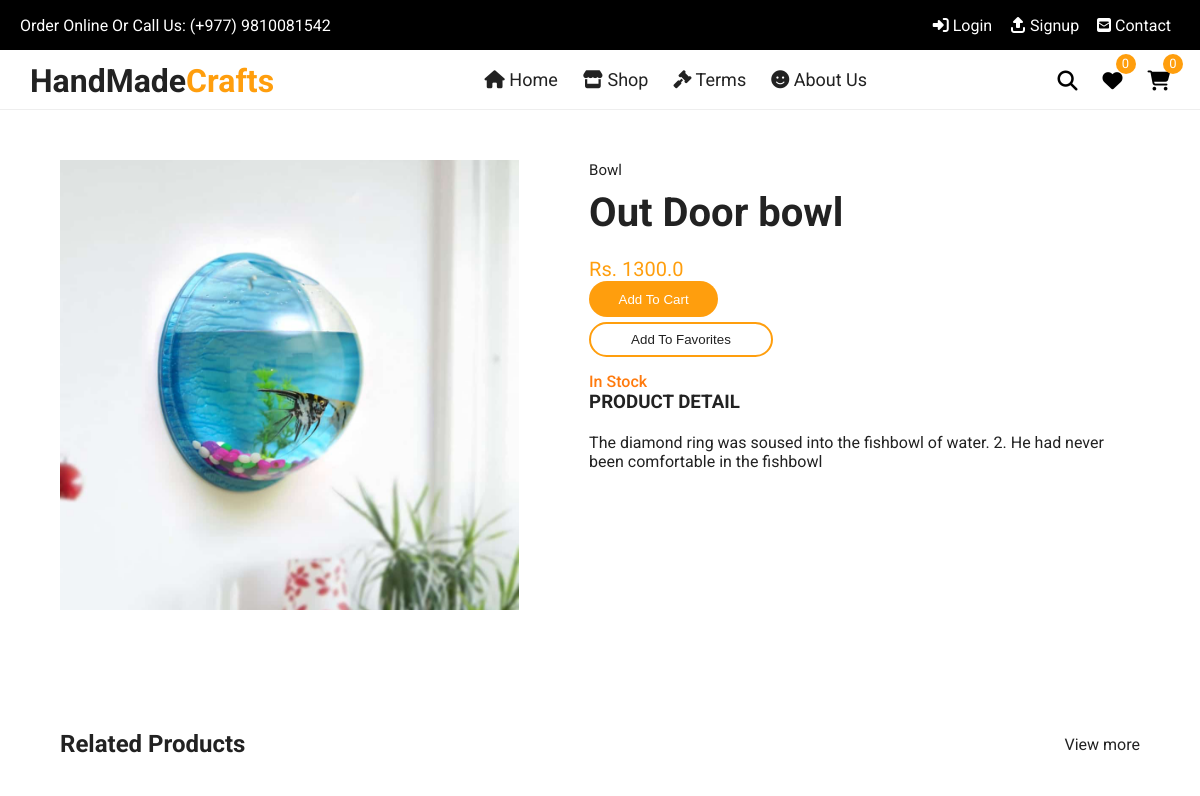
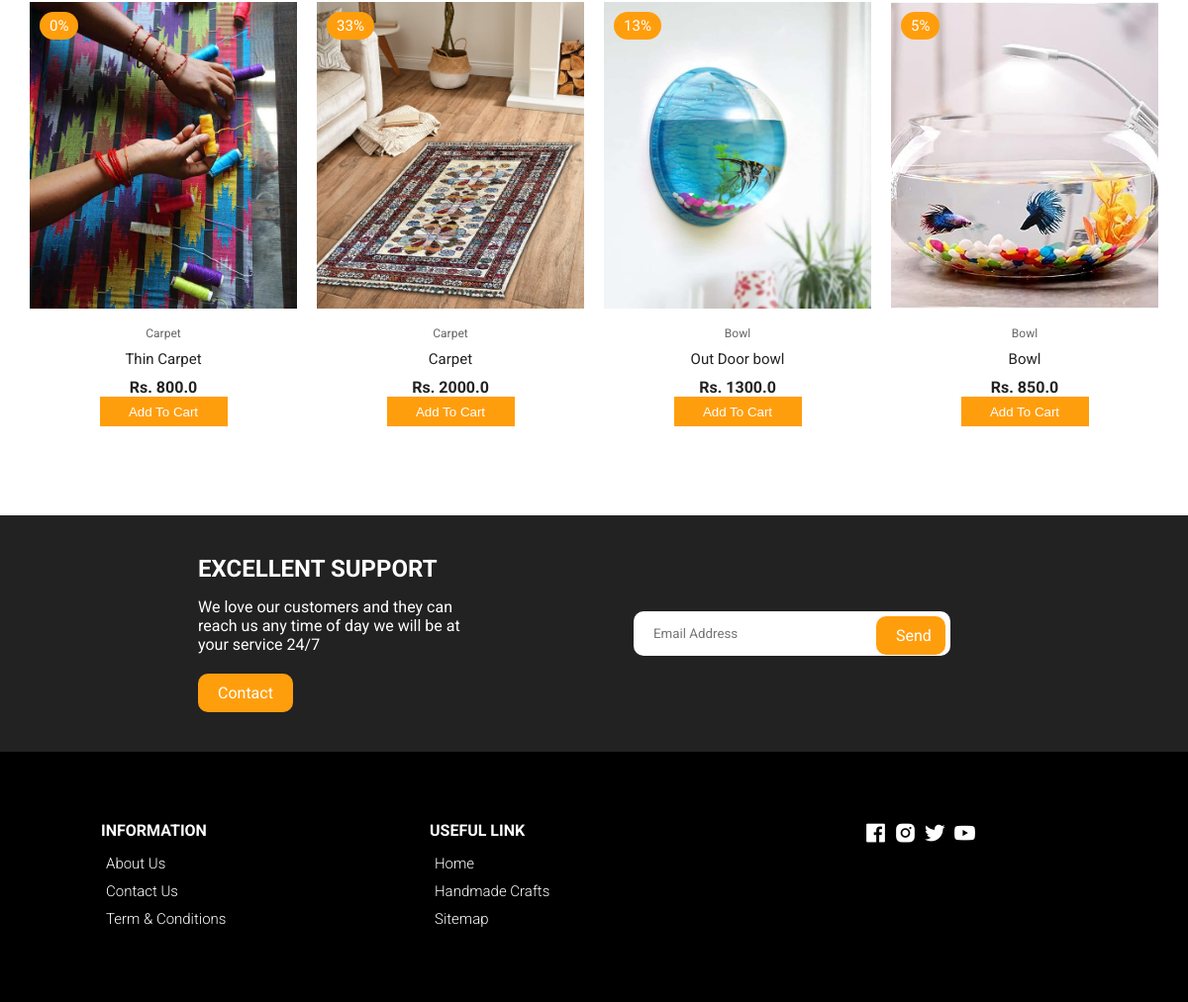
The app's page /productdetail/16/ with its own data (2 pictures, top to bottom).
### home/models.py (models this page shows, shortened)
class Product(models.Model):
    id = models.AutoField(primary_key=True)
    name = models.CharField(max_length=200)
    desc = models.TextField()
    category = models.ForeignKey(Category, on_delete=models.CASCADE)
    weight = models.CharField(max_length=100)
    marked_price = models.FloatField()
    selling_price = models.FloatField()
    available_quantity = models.PositiveIntegerField(default=0)
    photo = models.ImageField(upload_to='products/')
    return_policy = models.CharField(max_length=255)
    slug = models.SlugField()
    tags = models.CharField(max_length=300, default='')
    modified_date = models.DateField(auto_now=True)
    users_wishlist = models.ManyToManyField(User, blank=True, related_name='user_wishlist')
    @property
    def discount_percent(self):
        discount = (self.marked_price - self.selling_price)/self.marked_price
        return str(floor(discount * 100))

class Category(models.Model):
    id = models.AutoField(primary_key=True)
    title = models.CharField(max_length=200)
    slug = models.SlugField()

### home/views.py (the view)
# urls.py: path('productdetail/<int:id>/', productdetail, name='productdetail'),
def productdetail(request, id):
    product = Product.objects.get(id=id)
    relatedprod = Product.objects.all().order_by('?')[:4]
    favoritemessage = ''
    if request.user.is_authenticated:
        products = Product.objects.filter(users_wishlist=request.user)
        wishlistcount = products.count()
        cartprod = MyCart.objects.filter(user=request.user)
        cartprodcount = cartprod.count()
        productexists = MyCart.objects.filter(user=request.user, product=product)
        if productexists.exists():
            productincart = 'Yes'
        else:
            productincart = 'No'
        print(productincart)
    else:
        wishlistcount = ''
        cartprodcount = ''
        productincart = ''
    if product.users_wishlist.filter(id=request.user.id).exists():
        favoritemessage = 'Remove From Favorites'
    else:
        favoritemessage = 'Add To Favorites'
    context = {
        'product':product,
        'relatedprod':relatedprod,
        'favoritemessage':favoritemessage,
        'wishlistcount': wishlistcount,
        'cartprodcount': cartprodcount,
        'productincart': productincart
    }
    return render(request, 'home/productdetail.html', context)

### templates/home/productdetail.html (shortened to what this page needs)
{% extends 'base.html' %}
{% load static %}
{% block maincontent %}
<section class="section product-detail">
    <div class="details container">
        <div class="left image-container">
        <div class="main">
            <img src="{{product.photo.url}}" id="zoom" alt="" />
        </div>
        </div>
        <div class="right">
        <span>{{product.category.title}}</span>
        <h1>{{product.name}}</h1>
        <div class="price">Rs. {{product.selling_price}}</div>
        {% if productincart == 'Yes' %}
        <span style="display: block;">Product already added to cart😃</span>
        <a href="{% url 'cart' %}" class="addCart showincartbtn"><button>Show In Cart</button></a>
        {% else %}
        <br>
        {% if product.available_quantity > 0 %}
        <div class="cartbutton" style="display: flex;justify-content: flex-start;align-items: center;z-index: 9;padding: 0;margin-bottom: .5rem;margin-top: -2rem;">
            {% if user.is_authenticated %}
            <button data-id="{{product.id}}" data-url="{% url 'add_to_cart' %}" class="initialbutton ib{{product.id}}" style="padding: 1.8rem;line-height: .2;border-radius: 3rem;">Add To Cart</button>
            <button data-id="{{product.id}}" data-url="{% url 'remove_from_cart' %}" class="minusbutton mb{{product.id}}" style="padding: 1.8rem;line-height: .2;">-</button>
            <span data-id="{{product.id}}"class="buttontext bt{{product.id}}" style="padding: 1.8rem;line-height: .2;"></span>
            <button data-id="{{product.id}}" data-url="{% url 'add_to_cart' %}" class="plusbutton pb{{product.id}}" style="padding: 1.8rem;line-height: .2;">+</button>
            {% else %}
            <button class="initialbutton show-message-popup" style="padding: 1.8rem;line-height: .2;border-radius: 3rem;">Add To Cart</button>
            {% endif %}
        </div>
        {% endif %}
        {% endif %}
        <button data-id="{{product.id}}" data-url="{% url 'add_to_wishlist' %}" class="wishlistbutton addToWishlist" >{{favoritemessage}}</button>
        {% if product.available_quantity > 0 %}
        <p style="color: #ff7a0d;font-weight: 500;">In Stock</p>
        {% else %}
        <p style="color: rgb(255, 16, 16);font-weight: 500;">This product is currently not available</p>
        {% endif %}
        <h3>Product Detail</h3>
        <p>
            {{product.desc}}
        </p>
        </div>
    </div>
</section>
    <section class="section featured">
    <div class="top container">
        <h1>Related Products</h1>
        <a href="{% url 'products' %}" class="view-more">View more</a>
    </div>
    <div class="product-center container">
        {% for pro in relatedprod %}
        <div class="product-item">
            <div class="overlay">
                <a href="{% url 'productdetail' pro.id %}" class="product-thumb">
                    <img src="{{ pro.photo.url }}" alt="" />
                </a>
                <span class="discount">{{pro.discount_percent}}%</span>
            </div>
            <div class="product-info">
                <span>{{ pro.category.title}}</span>
                <a href="{% url 'productdetail' pro.id %}">{{ pro.name }}</a>
                <h4>Rs. {{ pro.selling_price }}</h4>
                {% if pro.available_quantity > 0 %}
                    <div class="cartbutton">
                    {% if user.is_authenticated %}
                        <button data-id="{{pro.id}}" data-url="{% url 'add_to_cart' %}" class="initialbutton ib{{pro.id}}">Add To Cart</button>
                        <button data-id="{{pro.id}}" data-url="{% url 'remove_from_cart' %}" class="minusbutton mb{{pro.id}}">-</button>
                        <span data-id="{{pro.id}}"class="buttontext bt{{pro.id}}"></span>
                        <button data-id="{{pro.id}}" data-url="{% url 'add_to_cart' %}" class="plusbutton pb{{pro.id}}">+</button>
                        {% else %}
                        <button class="initialbutton show-message-popup">Add To Cart</button>
                        {% endif %}
                    </div>
                {% else %}
                    <div class="cartbutton">
                        <button class="initialbuttondisabled" style="cursor: not-allowed;background: red;">Out of Stock</button>
                    </div>
                {% endif %}
            </div>
            <ul class="icons">
                <a href="{% url 'productdetail' pro.id %}"><li> Quick View</li></a>
            </ul>
        </div>
        {% endfor %}
    </div>
    </section>
{% endblock maincontent %}

### static/css/styles.css (style rules this page uses)
:root { --white: #fff; --black: #222; --yellow: #ff9e0d; --grey1: #f0f0f0; --grey2: #e9d7d3; }
*, *::before, *::after { margin: 0; padding: 0; box-sizing: inherit; }
html { box-sizing: border-box; font-size: 62.5%; }
body { font-family: "Roboto", sans-serif; font-size: 1.6rem; background-color: var(--white); color: var(--black); font-weight: 400; font-style: normal; }
a { text-decoration: none; color: var(--black); }
.container { max-width: 114rem; margin: 0 auto; padding: 0 3rem; }
.section { padding: 5rem 0 5rem 0; overflow: hidden; }
.product-center { display: flex; align-items: center; justify-content: center; flex-wrap: wrap; max-width: 120rem; margin: 0 auto; padding: 0 2rem; }
.product-item { position: relative; width: 27rem; margin: 0 auto; margin-bottom: 3rem; }
.product-thumb { height: 31rem; width: 100%; display: inline-block; }
.product-thumb img { width: 100%; height: 31rem; object-fit: cover; transition: all 500ms linear; }
.product-info { padding: 1rem; text-align: center; }
.product-info span { display: inline-block; font-size: 1.2rem; color: #666; margin-bottom: 1rem; }
.product-info a { font-size: 1.5rem; display: block; margin-bottom: 1rem; transition: all 300ms ease; }
.cartbutton { display: flex; align-items: center; justify-content: center; }
.cartbutton .initialbutton, .cartbutton .initialbuttondisabled, .cartbutton .plusbutton, .cartbutton .buttontext, .cartbutton .minusbutton, .cartbutton .quickviewbutton { height: 30px; width: 129px; border: none; outline: none; background: var(--yellow); color: #fff; cursor: pointer; transition: 250ms; }
.product-item .icons { position: absolute; left: 50%; top: 35%; width: fit-content; transform: translate(-50%); display: flex; align-items: center; display: flex; align-items: center; justify-content: center; }
.product-item .overlay { position: relative; overflow: hidden; cursor: pointer; width: 100%; }
.product-item .discount { position: absolute; top: 1rem; left: 1rem; background-color: var(--yellow); padding: 0.5rem 1rem; color: var(--white); border-radius: 2rem; font-size: 1.5rem; }
.section .top { display: flex; align-items: center; justify-content: space-between; margin-bottom: 4rem; }
.product-detail .details { display: grid; grid-template-columns: 1fr 1.2fr; gap: 7rem; }
.product-detail .left { display: flex; flex-direction: column; }
.product-detail .left .main { text-align: center; background-color: #f6f2f1; margin-bottom: 2rem; height: 45rem; }
.product-detail .left .main img { object-fit: cover; height: 100%; width: 100%; }
.product-detail .right span { display: inline-block; font-size: 1.5rem; margin-bottom: 1rem; }
.product-detail .right h1 { font-size: 4rem; line-height: 1.2; margin-bottom: 2rem; }
.product-detail .right .price { font-size: 600; font-size: 2rem; color: var(--yellow); margin-bottom: 2rem; }
.product-detail .right div { display: inline-block; position: relative; z-index: -1; }
.product-detail .form .addCart , .wishlistbutton { background: var(--yellow); padding: 0.8rem 4rem; color: #fff; border-radius: 3rem; transition: 200ms; }
.wishlistbutton { background: #fff; color: #222; border: 2px solid var(--yellow); margin-bottom: 1.5rem; cursor: pointer; outline: none; display: block; }
.product-detail h3 { text-transform: uppercase; margin-bottom: 2rem; }

### records on screen
Product: photo (picture), category "Bowl", name "Out Door bowl", selling_price "1300.0", desc "The diamond ring was soused into the fishbowl of water. 2. He had never been comfortable in the fishbowl", discount_percent "13", available_quantity "Add To Cart"
Product: photo (picture), discount_percent "0", category "Carpet", name "Thin Carpet", selling_price "800.0", available_quantity "Add To Cart"
Product: photo (picture), discount_percent "33", category "Carpet", name "Carpet", selling_price "2000.0", available_quantity "Add To Cart"
Product: photo (picture), discount_percent "5", category "Bowl", name "Bowl", selling_price "850.0", available_quantity "Add To Cart"

### other values on screen
{{ favoritemessage }} "Add To Favorites"
